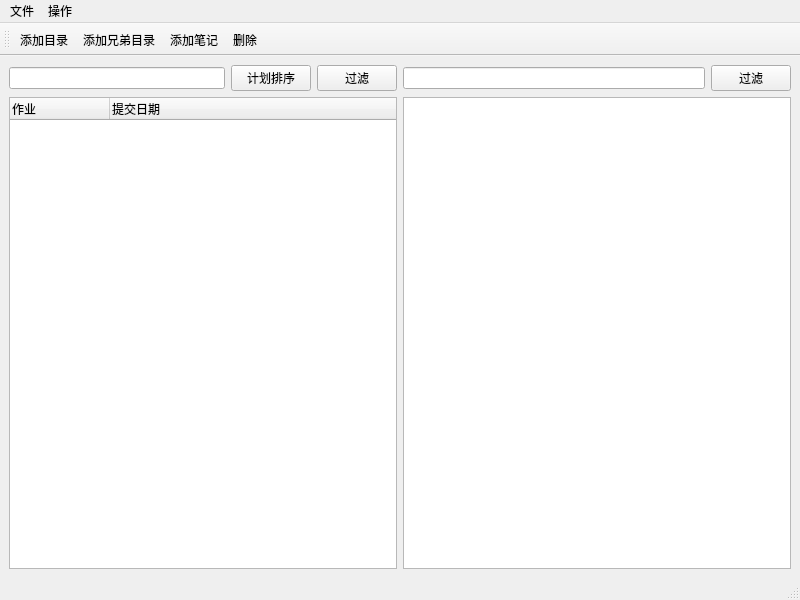
<?xml version="1.0" encoding="UTF-8"?>
<ui version="4.0">
 <class>MainWindow</class>
 <widget class="QMainWindow" name="MainWindow">
  <property name="geometry">
   <rect>
    <x>0</x>
    <y>0</y>
    <width>800</width>
    <height>600</height>
   </rect>
  </property>
  <property name="windowTitle">
   <string>MainWindow</string>
  </property>
  <widget class="QWidget" name="centralwidget">
   <layout class="QVBoxLayout" name="verticalLayout">
    <item>
     <layout class="QHBoxLayout" name="horizontalLayout_3">
      <item>
       <layout class="QHBoxLayout" name="horizontalLayout">
        <item>
         <widget class="QLineEdit" name="lineText2"/>
        </item>
        <item>
         <widget class="QPushButton" name="buttonOrder">
          <property name="text">
           <string>计划排序</string>
          </property>
         </widget>
        </item>
        <item>
         <widget class="QPushButton" name="button2">
          <property name="text">
           <string>过滤</string>
          </property>
         </widget>
        </item>
       </layout>
      </item>
      <item>
       <layout class="QHBoxLayout" name="horizontalLayout_2">
        <item>
         <widget class="QLineEdit" name="lineText"/>
        </item>
        <item>
         <widget class="QPushButton" name="buttonText">
          <property name="text">
           <string>过滤</string>
          </property>
         </widget>
        </item>
       </layout>
      </item>
     </layout>
    </item>
    <item>
     <layout class="QHBoxLayout" name="horizontalLayout_4">
      <item>
       <widget class="QTreeWidget" name="tree">
        <column>
         <property name="text">
          <string>作业</string>
         </property>
        </column>
        <column>
         <property name="text">
          <string>提交日期</string>
         </property>
        </column>
       </widget>
      </item>
      <item>
       <widget class="QPlainTextEdit" name="plainTextEdit">
        <property name="plainText">
         <string/>
        </property>
       </widget>
      </item>
     </layout>
    </item>
   </layout>
  </widget>
  <widget class="QStatusBar" name="statusbar"/>
  <widget class="QMenuBar" name="menuBar">
   <property name="geometry">
    <rect>
     <x>0</x>
     <y>0</y>
     <width>800</width>
     <height>22</height>
    </rect>
   </property>
   <widget class="QMenu" name="menu">
    <property name="title">
     <string>文件</string>
    </property>
   </widget>
   <widget class="QMenu" name="menu_2">
    <property name="title">
     <string>操作</string>
    </property>
   </widget>
   <addaction name="menu"/>
   <addaction name="menu_2"/>
  </widget>
  <widget class="QToolBar" name="toolBar">
   <property name="windowTitle">
    <string>toolBar</string>
   </property>
   <attribute name="toolBarArea">
    <enum>TopToolBarArea</enum>
   </attribute>
   <attribute name="toolBarBreak">
    <bool>false</bool>
   </attribute>
   <addaction name="actionAddDir"/>
   <addaction name="actionAddPeerDir"/>
   <addaction name="actionAddNote"/>
   <addaction name="actionDel"/>
  </widget>
  <action name="actionAddDir">
   <property name="text">
    <string>添加目录</string>
   </property>
   <property name="toolTip">
    <string>添加目录</string>
   </property>
  </action>
  <action name="actionAddPeerDir">
   <property name="text">
    <string>添加兄弟目录</string>
   </property>
   <property name="toolTip">
    <string>添加兄弟目录</string>
   </property>
  </action>
  <action name="actionAddNote">
   <property name="text">
    <string>添加笔记</string>
   </property>
   <property name="toolTip">
    <string>添加笔记</string>
   </property>
  </action>
  <action name="actionDel">
   <property name="text">
    <string>删除</string>
   </property>
   <property name="toolTip">
    <string>删除</string>
   </property>
  </action>
 </widget>
 <resources/>
 <connections/>
</ui>
